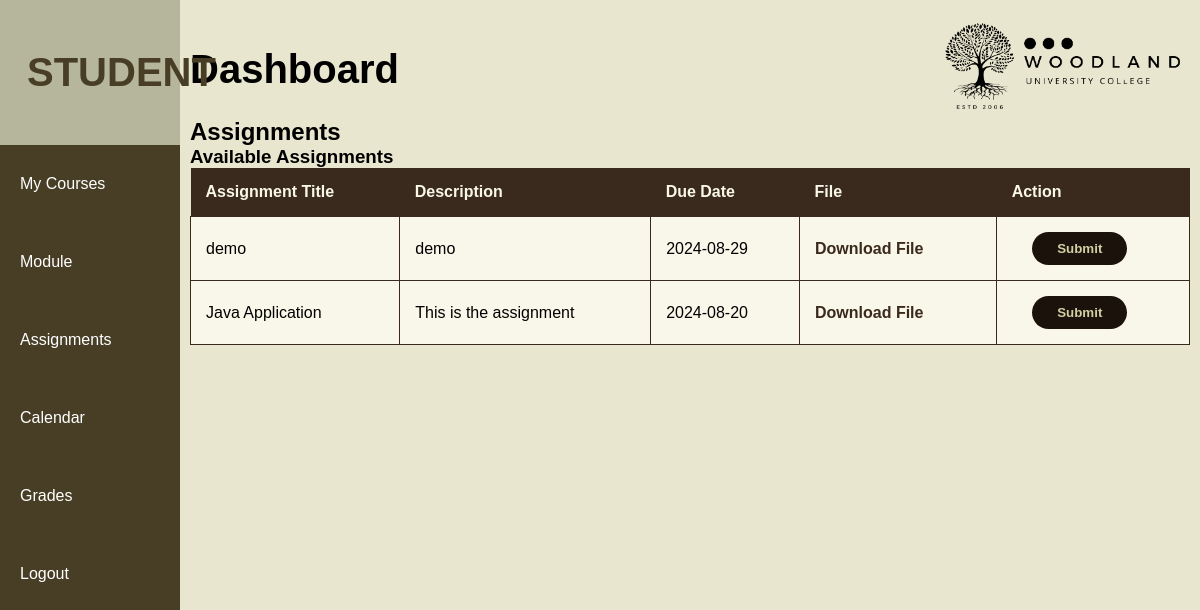
/websites/default/public/student/assignments.php (signed in), run on the app's committed database.
### tables this page shows
CREATE TABLE `assignments` (
  `id` int(11) NOT NULL AUTO_INCREMENT,
  `title` varchar(100) NOT NULL,
  `description` text DEFAULT NULL,
  `due_date` date DEFAULT NULL,
  `course_id` int(11) DEFAULT NULL,
  `file_path` varchar(255) DEFAULT NULL,
  PRIMARY KEY (`id`),
  KEY `course_id` (`course_id`),
  CONSTRAINT `assignments_ibfk_1` FOREIGN KEY (`course_id`) REFERENCES `courses` (`id`)
);

### websites/default/public/student/assignments.php (the view, shortened to what this page needs)
<?php
$db = new DatabaseConnection();
$pdo = $db->getConnection();
$sqlAssignments = "SELECT * FROM assignments ORDER BY due_date DESC LIMIT 50";
$stmtAssignments = $pdo->prepare($sqlAssignments);
$stmtAssignments->execute();
$assignments = $stmtAssignments->fetchAll(PDO::FETCH_ASSOC);
?>
<h2>Assignments</h2>
<h3>Available Assignments</h3>
<?php if (!empty($assignments)): ?>
    <table>
        <thead>
            <tr>
                <th>Assignment Title</th>
                <th>Description</th>
                <th>Due Date</th>
                <th>File</th>
                <th>Action</th>
            </tr>
        </thead>
        <tbody>
            <?php foreach ($assignments as $assignment): ?>
                <tr>
                    <td><?php echo htmlspecialchars($assignment['title'], ENT_QUOTES, 'UTF-8'); ?></td>
                    <td><?php echo htmlspecialchars($assignment['description'], ENT_QUOTES, 'UTF-8'); ?></td>
                    <td><?php echo htmlspecialchars($assignment['due_date'], ENT_QUOTES, 'UTF-8'); ?></td>
                    <td>
                        <?php if (!empty($assignment['file_path'])): ?>
                            <a href="download.php?file=<?php echo urlencode($assignment['file_path']); ?>">Download File</a>
                        <?php else: ?>
                            No File
                        <?php endif; ?>
                    </td>
                    <td>
                        <button onclick="openSubmitDialog(<?php echo htmlspecialchars($assignment['id']); ?>)">Submit</button>
                    </td>
                </tr>
            <?php endforeach; ?>
        </tbody>
    </table>
<?php else: ?>
    <p>No assignments found.</p>
<?php endif; ?>
<?php
include 'student_layout.php';
?>

### websites/default/public/stylee.css (style rules this page uses)
* { box-sizing: border-box; margin: 0; padding: 0; }
li, a { font-family: "Montserrat", sans-serif; font-weight: 500; font-size: 16px; color: #333333; text-decoration: none; }
button { font-weight: 700; font-style: normal; color: rgb(213, 206, 163); font-kerning: none; text-decoration: none; }
button { padding: 9px 25px; background-color:rgb(26,18,11); border: none; border-radius: 50px; cursor: pointer; transition: all 0.3s ease 0s; margin-left: 20px; }
body { font-family: Arial, sans-serif; margin: 0; padding: 0; }
.admin-body { margin: 0; font-family: Arial, sans-serif; background-color: #eee; }
table { border-radius: 20px; width: 100%; border-collapse: collapse; }
th { background-color: #3A2A1D; color: #F9F7E9; padding: 15px; text-align: left; }
td { background-color: #F9F7E9; padding: 15px; border: 1px solid #3A2A1D; text-align: left; }
td a { color: #3A2A1D; text-decoration: none; font-weight: bold; margin-right: 10px; }

### data on the page
assignments: title "demo", description "demo", due_date "2024-08-29"
assignments: title "Java Application", description "This is the assignment", due_date "2024-08-20"

### other printed values
$pageTitle "Dashboard"
